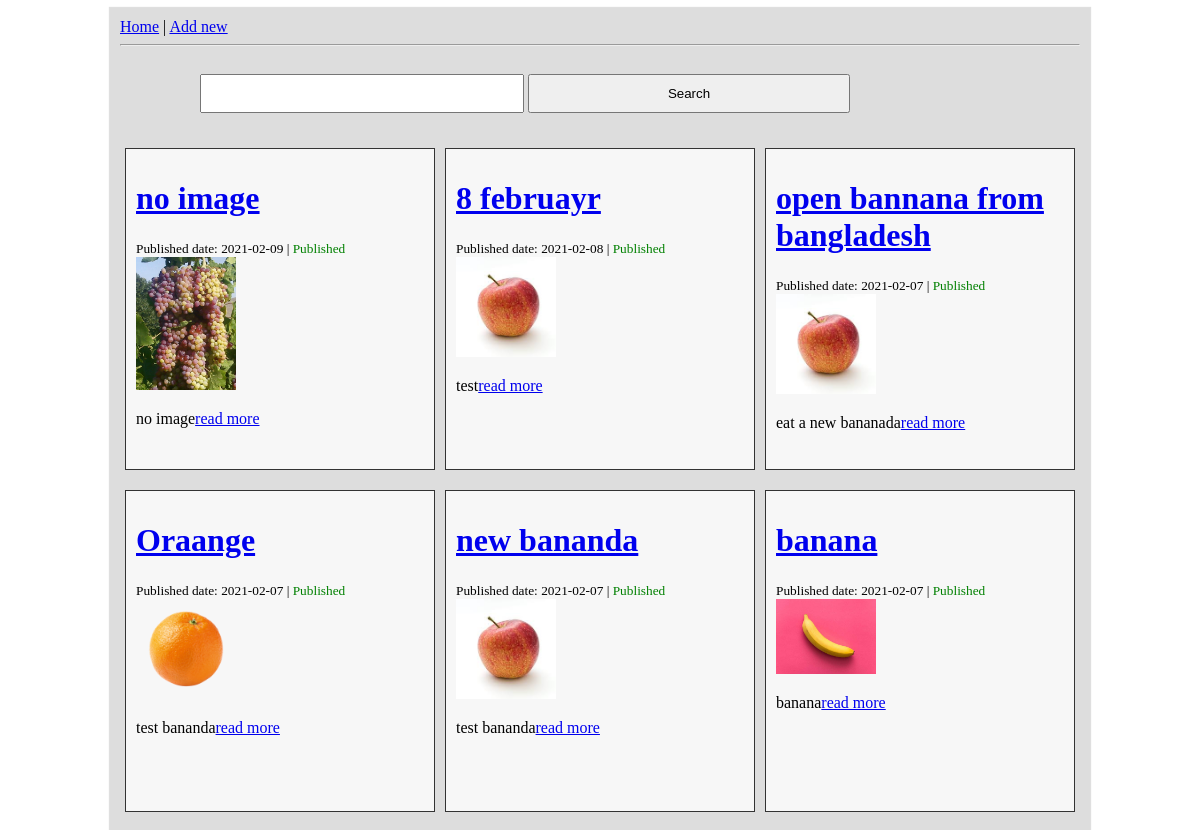
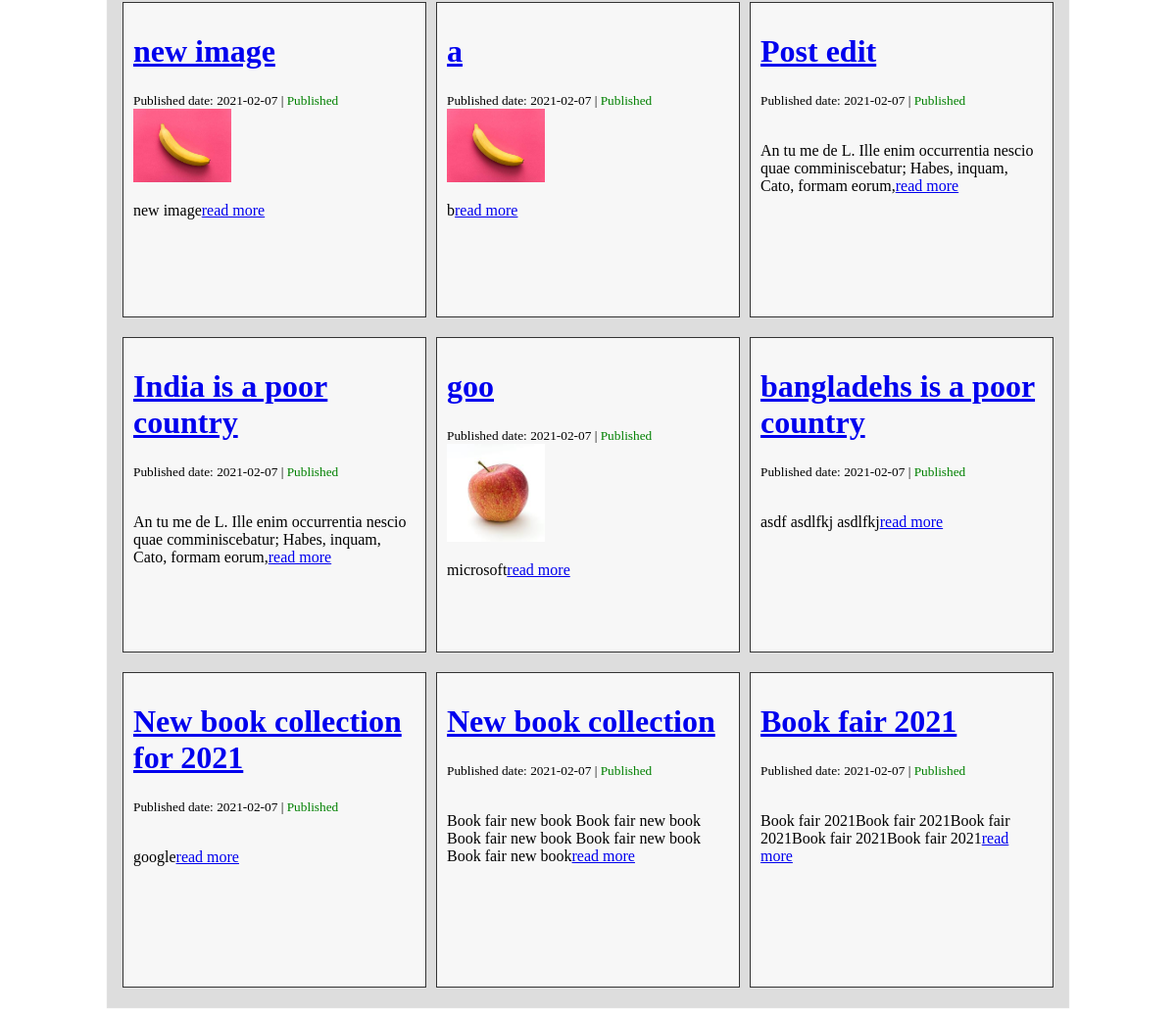
/admin/search.php, run on the app's committed database (2 pictures, top to bottom).
### tables this page shows
CREATE TABLE `blog` (
  `id` int(11) NOT NULL,
  `title` varchar(255) NOT NULL,
  `body` text NOT NULL,
  `image` text NOT NULL,
  `status` tinyint(1) NOT NULL,
  `date` date NOT NULL DEFAULT current_timestamp(),
  `delete_status` int(1) NOT NULL DEFAULT 1
);

### admin/functions.php (called while the page is built, shortened)
<?php
function connection()
	{
		$host='localhost';
		$user='admin';
		$pass='123';
		$db = 'db_one';
		$con = mysqli_connect($host,$user,$pass,$db);
		return $con;
	}
	function search_data($search_item){
		$link = connection();
		$sql  = "SELECT * FROM blog WHERE (title LIKE '%$search_item%') OR (body LIKE '%$search_item%') AND  delete_status != 0 ORDER BY id DESC";
		if (mysqli_query($link,$sql)) {
			$result=mysqli_query($link,$sql);
			return $result;
		}
		else{
			die('Query not correct'.mysqli_error($link));
		}
	}
 ?>

### admin/search.php (the view)
<?php include 'functions.php'; ?>
<?php include 'header.php'; ?>
<div style="padding: 20px; margin: 0 auto; width:800px;">
   <form action="search.php" method="get">
      <input type="text" name="s">
      <input type="submit" name="submit" value="Search">
   </form>
</div>
<?php
$result = search_data($_GET['s']);
$count=mysqli_num_rows($result);
if ($count) :
while ($rows = mysqli_fetch_assoc($result)):?>
<div class="post">
   <h1><a href="view.php?id=<?= $rows['id']; ?>"><?= $rows['title']; ?></a></h1>
   <small>
      Published date: <?= $rows['date']; ?> |
      <?php if ($rows['status']==1) : ?>
         <span class="success">Published</span>
      <?php else: ?>
         <span class="error">Unpublished</span>
         }
      <?php endif;?>
   </small>
   <br><img src="<?= $rows['image']; ?>" width="100">
   <p><?= substr($rows['body'],0,100); ?><a href="view.php?id=<?= $rows['id']; ?>">read more</a></p>
</div>
<?php endwhile;  ?>
<?php else:  ?>
<h2>No results found</h2>
<?php endif; ?>
</div>
</body>
</html>

### admin/header.php (shortened to what this page needs)
<!DOCTYPE html>
<html>
<head>
</head>
<body>
	<div class="container">
		<a href="index.php">Home</a> | <a href="add_new.php">Add new</a>
<hr>

### admin/header.php (style rules this page uses)
.container { width: 960px; margin:0 auto; background: #ddd; padding: 10px; box-shadow: 0px 0px 1px 1px #dfdfdf; overflow: hidden; }
input,textarea,select { width: 300px; padding: 10px; margin-bottom: 5px; }
input[type='submit'],input[type='reset'],select { width: 322px; }
.success { color:green; }
.post { width: 30%; height: 300px; overflow: hidden; float: left; background: #f7f7f7; padding: 10px; margin:10px 5px; border: 1px solid #333; }

### data on the page
blog: title "no image", date "2021-02-09", status "Published", image (picture), body "no image"
blog: title "8 februayr", date "2021-02-08", status "Published", image (picture), body "test"
blog: title "open bannana from bangladesh", date "2021-02-07", status "Published", image (picture), body "eat a new bananada"
blog: title "Oraange", date "2021-02-07", status "Published", image (picture), body "test bananda"
blog: title "new bananda", date "2021-02-07", status "Published", image (picture), body "test bananda"
blog: title "banana", date "2021-02-07", status "Published", image (picture), body "banana"
blog: title "new image", date "2021-02-07", status "Published", image (picture), body "new image"
blog: title "a", date "2021-02-07", status "Published", image (picture), body "b"
blog: title "Post edit", date "2021-02-07", status "Published", body "An tu me de L. Ille enim occurrentia nescio quae comminiscebatur; Habes, inquam, Cato, formam eorum,"
blog: title "India is a poor country", date "2021-02-07", status "Published", body "An tu me de L. Ille enim occurrentia nescio quae comminiscebatur; Habes, inquam, Cato, formam eorum,"
blog: title "goo", date "2021-02-07", status "Published", image (picture), body "microsoft"
blog: title "bangladehs is a poor country", date "2021-02-07", status "Published", body "asdf asdlfkj asdlfkj"
blog: title "New book collection for 2021", date "2021-02-07", status "Published", body "google"
blog: title "New book collection", date "2021-02-07", status "Published", body "Book fair new book Book fair new book Book fair new book Book fair new book Book fair new book"
blog: title "Book fair 2021", date "2021-02-07", status "Published", body "Book fair 2021Book fair 2021Book fair 2021Book fair 2021Book fair 2021"
